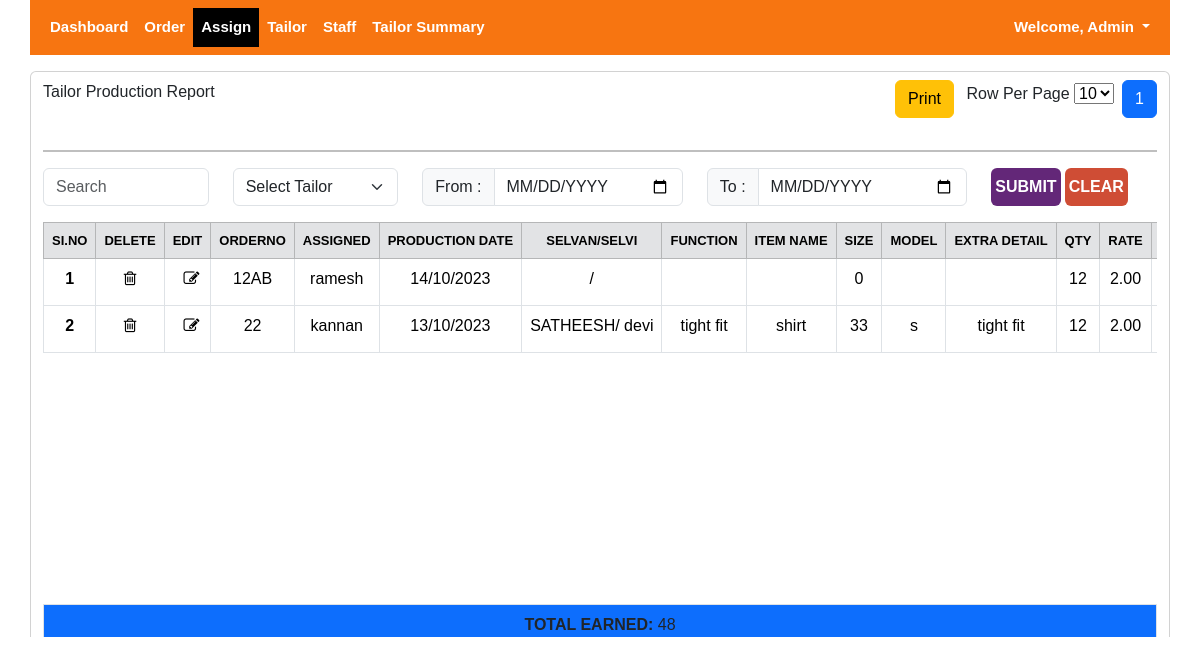
Page /tailor_work_assign.php (signed in) on the committed database.
### tables this page shows
CREATE TABLE `tailor_assign` (
  `id` int(11) NOT NULL,
  `assignment_date` date DEFAULT NULL,
  `tailor_id` int(11) DEFAULT NULL,
  `created_date` date NOT NULL DEFAULT current_timestamp(),
  `rate` decimal(10,2) DEFAULT NULL,
  `quantity` int(11) DEFAULT NULL,
  `order_no` varchar(255) NOT NULL
);

CREATE TABLE `manage_order` (
  `ID` int(100) NOT NULL,
  `ORDER DATE` date NOT NULL,
  `ORDER NUMBER` varchar(255) NOT NULL,
  `JC NO` int(100) NOT NULL,
  `FUNCTION NAME` varchar(100) NOT NULL,
  `FUNCTION DATE` date NOT NULL,
  `PERSON NAME` varchar(100) NOT NULL,
  `SELVAN` varchar(100) NOT NULL,
  `SELVI` varchar(100) NOT NULL,
  `PLACE` varchar(100) NOT NULL,
  `MOBILE NUMBER` int(100) NOT NULL,
  `ITEM NAME` varchar(100) NOT NULL,
  `SIZE` int(100) NOT NULL,
  `MODEL` varchar(100) NOT NULL,
  `EXTRA DETAIL` varchar(100) NOT NULL,
  `HANDLE` varchar(100) NOT NULL,
  `PRINTING COLOR` varchar(100) NOT NULL,
  `SIDE PATTI COLOR` varchar(100) NOT NULL,
  `ORDER QTY` int(100) NOT NULL,
  `RATE` int(100) NOT NULL,
  `DTP CHARGES` varchar(100) NOT NULL,
  `GST%` varchar(100) NOT NULL,
  `ADVANCE` varchar(100) NOT NULL,
  `DISCOUNT` varchar(100) NOT NULL,
  `final_amount_paid` varchar(255) NOT NULL,
  `advancepaid` varchar(250) NOT NULL,
  `finalpaid` varchar(250) NOT NULL
);

CREATE TABLE `manage_tailor` (
  `ID` int(11) NOT NULL,
  `Name` varchar(500) NOT NULL,
  `Email` varchar(500) NOT NULL,
  `Phone_Number` int(11) NOT NULL,
  `Address` varchar(500) NOT NULL
);

### tailor_work_assign.php (the view, shortened to what this page needs)
<?php
include 'connection.php';
$countQuery = "SELECT COUNT(*) AS total FROM manage_order INNER JOIN tailor_assign ON manage_order.`ORDER NUMBER` = tailor_assign.order_no";
$countQuery .= " WHERE 1";
$totalResult = $conn->query($countQuery);
$totalRow = $totalResult->fetch_assoc();
$totalRecords = $totalRow['total'];
$recordsPerPage = (isset($_POST['recordsPerPage']) ? intval($_POST['recordsPerPage']) : (isset($_GET["recordsPerPage"]) ? intval($_GET["recordsPerPage"]) : 10));
$totalPages = ceil($totalRecords / $recordsPerPage);
$page = isset($_GET['page']) ? intval($_GET['page']) : 1;
$offset = ($page - 1) * $recordsPerPage;
$selectQuery = "SELECT manage_order.*, tailor_assign.assignment_date, tailor_assign.tailor_id, tailor_assign.created_date, tailor_assign.rate, tailor_assign.quantity, tailor_assign.id, (SELECT SUM(amount) FROM payments WHERE order_id = manage_order.`ORDER NUMBER` AND tailorId = tailor_assign.tailor_id) AS total_paid FROM manage_order INNER JOIN tailor_assign ON manage_order.`ORDER NUMBER` = tailor_assign.order_no WHERE 1";
$selectQuery .= " ORDER BY tailor_assign.created_date DESC LIMIT $offset, $recordsPerPage";
$result = $conn->query($selectQuery);
$tailoridfilter = "SELECT * FROM manage_tailor";
$tailoridfilterresuslt = mysqli_query($conn, $tailoridfilter);
?>
<!DOCTYPE html>
<html lang="en">
<head>
    <?php
    include 'includes/head.php';
    ?>
</head>
<body>
    <?php
    include 'includes/header.php';
    ?>
    <div class="col-md-12  scrollable-content  overflow-auto" style="height:582px">
        <div class="container card mt-3 mb-3 ">
            <div class="row">
                <div class="col-md-5 ">
                    <p class="pt-2 pb-2">Tailor Production Report</p>
                </div>
                <div class="col-md-7 d-flex justify-content-end">
                    <div class="col-md-auto ">
                        <a class="btn btn-warning me-2 mt-2 ">Print</a>
                        <p class="d-inline">Row Per Page</p>
                        <form class="d-inline" method="post">
                            <div class="dropdown d-inline">
                                <select id="dropdownlist" name="recordsPerPage" onchange="this.form.submit()">
                                    <option value="10" <?php if ($recordsPerPage === 10)
                                        echo 'selected'; ?>>10</option>
                                </select>
                            </div>
                        </form>
                    </div>
                    <div class="col-md-auto">
                        <div class="mt-2 ms-2">
                            <nav aria-label="Page navigation example">
                                <ul class="pagination">
                                    <?php
                                    for ($i = 1; $i <= $totalPages; $i++) {
                                        echo '<li class="page-item';
                                        if ($i === $page) {
                                            echo ' active';
                                        }
                                        echo '"><a class="page-link" href="tailor_work_assign.php?page=' . $i . '&recordsPerPage=' . $recordsPerPage . '">' . $i . '</a></li>';
                                    }
                                    ?>
                                </ul>
                            </nav>
                        </div>
                    </div>
                </div>
            </div>
            <div class="">
                <form id="filterForm" action="" method="POST">
                    <hr style="border: 1px solid black;">
                    <div class="row mb-3">
                        <div class="col-md-2 col-sm-4 ">
                            <input type="text" class="form-control" placeholder="Search" id="searchInput">
                        </div>
                        <div class="col-md-2 col-sm-4">
                            <?php
                            if ($tailoridfilterresuslt) {
                                echo '<select class="form-select" aria-label="Default select example" name="selectValue">';
                                echo '<option selected value="">Select Tailor</option>';
                                echo '</select>';
                            } else {
                                echo "Error: " . mysqli_error($conn);
                            } ?>
                        </div>
                        <div class="col-md-3 col-sm-4">
                            <div class="input-group">
                                <label class="input-group-text">From :</label>
                                <input type="date" class="form-control" name="fromdate">
                            </div>
                        </div>
                        <div class="col-md-3 col-sm-4">
                            <div class="input-group">
                                <label class="input-group-text">To :</label>
                                <input type="date" class="form-control" name="todate">
                            </div>
                        </div>
                        <div class="col-md-2 col-sm-2 d-flex flex-md-nowrap">
                            <button type="submit" class="btn p-1 btn-primary profile-button ">Submit</button>
                            <button type="submit" name="clear"
                                class="btn btn-secondary close_button p-1 ms-1">CLEAR</button>
                        </div>
                    </div>
                </form>
            </div>
            <div class=" fixTableHead mb-3 ">
                <div class="table-responsive text-center">
                    <table class="table table-bordered ">
                        <thead class="table-secondary">
                            <tr class="thead-dark">
                                <th scope="col">SI.NO</th>
                                <th scope="col">DELETE</th>
                                <th scope="col">EDIT</th>
                                <th scope="col">ORDERNO</th>
                                <th scope="col">ASSIGNED</th>
                                <th scope="col">PRODUCTION DATE</th>
                                <th scope="col">SELVAN/SELVI</th>
                                <th scope="col">FUNCTION</th>
                                <th scope="col">ITEM NAME</th>
                                <th scope="col">SIZE</th>
                                <th scope="col">MODEL</th>
                                <th scope="col">EXTRA DETAIL</th>
                                <th scope="col">QTY</th>
                                <th scope="col">RATE</th>
                                <th scope="col">TOTAL AMOUNT</th>
                            </tr>
                        </thead>
                        <tbody>
                            <?php $totalQuantity = 0;
                            $totalAmount = 0;
                            if (!$result) {
                                echo "Error: " . $conn->error;
                            } else {
                                if ($result->num_rows > 0) {
                                    $counter = 1;
                                    while ($row = $result->fetch_assoc()) {
                                        $totalAmount += $row['quantity'] * $row['rate'];
                                        ?>
                                        <tr>
                                            <th scope="row ">
                                                <?= $counter ?>
                                            </th>
                                            <td>
                                                <a href="delete_asign.php?assignid=<?= $row['id'] ?>&order_number=<?= $row['ORDER NUMBER'] ?>"
                                                    class="delete-link"
                                                    onclick="return confirm('Are you sure you want to delete this record?');">
                                                    <i class="fa fa-trash-o"></i>
                                                </a>
                                            </td>
                                            <td>
                                                <a
                                                    href="editassignmodel.php?orderID=<?= $row['ORDER NUMBER'] ?>&tailorID=<?= $row['tailor_id'] ?>&action=edit">
                                                    <i class="fa fa-edit ms-2"></i>
                                                </a>
                                            </td>
                                            <td>
                                                <?= $row['ORDER NUMBER'] ?>
                                            </td>
                                            <td>
                                                <?php
                                                $tailorId = $row['tailor_id'];
                                                $tailorQuery = "SELECT Name FROM manage_tailor WHERE ID = $tailorId";
                                                $tailorResult = $conn->query($tailorQuery);
                                                if ($tailorResult && $tailorResult->num_rows > 0) {
                                                    $tailorData = $tailorResult->fetch_assoc();
                                                    echo $tailorData['Name'];
                                                } else {
                                                    echo "Tailor not found";
                                                }
                                                ?>
                                            </td>
                                            <td>
                                                <?= date("d/m/Y", strtotime($row['assignment_date'])) ?>
                                            </td>
                                            <td>
                                                <?= $row['SELVAN'] ?>/
                                                <?= $row['SELVI'] ?>
                                            </td>
                                            <td>
                                                <?= $row['FUNCTION NAME'] ?>
                                            </td>
                                            <td>
                                                <?= $row['ITEM NAME'] ?>
                                            </td>
                                            <td>
                                                <?= $row['SIZE'] ?>
                                            </td>
                                            <td>
                                                <?= $row['MODEL'] ?>
                                            </td>
                                            <td>
                                                <?= $row['EXTRA DETAIL'] ?>
                                            </td>
                                            <td>
                                                <?= $row['quantity'] ?>
                                            </td>
                                            <td>
                                                <?= $row['rate'] ?>
                                            </td>
                                            <td>
                                            </td>
                                        </tr>
                                        <?php
                                        $counter++;
                                    }
                                }
                            }
                            ?>
                        </tbody>
                    </table>
                </div>
            </div>
            <div class=" border mt-3 p-2 bg-primary d-flex justify-content-center">
                <p><b>TOTAL EARNED:</b>
                    <?= $totalAmount ?>
                </p>
            </div>
        </div>
    </div>
</body>
</html>

### rows in the picture
tailor_assign: manage_order.ORDER NUMBER "12AB", manage_tailor.Name "ramesh", assignment_date "14/10/2023", manage_order.SIZE "0", quantity "12", rate "2.00"
tailor_assign: manage_order.ORDER NUMBER "22", manage_tailor.Name "kannan", assignment_date "13/10/2023", manage_order.SELVAN "SATHEESH", manage_order.SELVI "devi", manage_order.FUNCTION NAME "tight fit", manage_order.ITEM NAME "shirt", manage_order.SIZE "33", manage_order.MODEL "s", manage_order.EXTRA DETAIL "tight fit", quantity "12", rate "2.00"

### other values in the picture
$_SESSION["Name"] "Admin"
$totalAmount "48"
